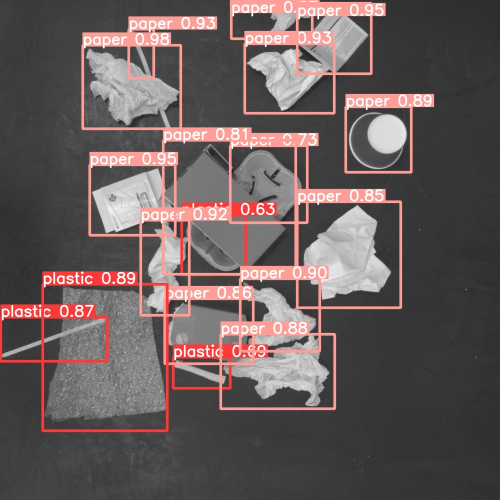
#> input picture YOLO/228.jpg, 1000 x 1000 px, given in place of chart.png, which was not available (shown at 1/2 size)
$ jupyter execute --allow-errors My_test_YOLOv4.ipynb   (shell and % lines are left out)   (text cells are left out)
#> lines starting #> are read from the running program, lines starting #| are printed output that depends on the picture; pictures that were not available may be replaced by others from this repository, and a replacement may not be noted
[cell 1]
from google.colab import drive
drive.mount('/content/drive')

[cell 2]
# this creates a symbolic link so that now the path /content/drive/MyDrive/ is equal to /mydrive

# list contents in yolov4-tiny folder in your drive

[cell 3]
# change makefile to have GPU and OPENCV enabled
# also set CUDNN, CUDNN_HALF and LIBSO to 1

%cd /mydrive/colab/darknet/

[cell 4]
# проверка CUDA

[cell 5]
# build darknet
# создает даркнет, чтобы могли использовать исполняемый файл
#даркнета для запуска или обучения детекторов объектов

[cell 6]
# Clean the data and cfg folders first except the labels folder in data which is required

%cd data/
%cd ..

[cell 7]
#copy the datasets zip file to the root darknet folder
# # скопируйте оба набора данных в корневой каталог виртуальной
#машины Collab (закомментируйте test.zip если вы не используете
#набор данных для проверки)

# unzip the datasets and their contents so that they are now in /darknet/data/ folder

[cell 8]
#copy the custom cfg file from the drive to the darknet/cfg folder

[cell 9]
# copy the obj.names and obj.data files so that they are now in /darknet/data/ folder

[cell 10]
#copy the process.py file from the drive to the darknet directory

[cell 11]
# run process.py ( this creates the train.txt and test.txt files in our darknet/data folder )

# list the contents of data folder to check if the train.txt and test.txt files have been created

[cell 12]
# Download the yolov4-tiny pre-trained weights file

[cell 13]
# train your custom detector! (uncomment %%capture below if you run into memory issues or your Colab is crashing)
# %%capture

#> (a cell that did not finish here is left out)

[cell 15]
#to restart training your custom detector where you left off(using the weights that were saved last)

[cell 16]
# define helper function imShow
def imShow(path):
#> called with path = 'chart.png'
  import cv2
  import matplotlib.pyplot as plt
  %matplotlib inline

  image = cv2.imread(path)
#> image is the input picture: shape (1000, 1000, 3); mean B, G, R 90, 90.6, 102.6
  height, width = image.shape[:2]
#> height = 1000; width = 1000
  resized_image = cv2.resize(image,(3*width, 3*height), interpolation = cv2.INTER_CUBIC)
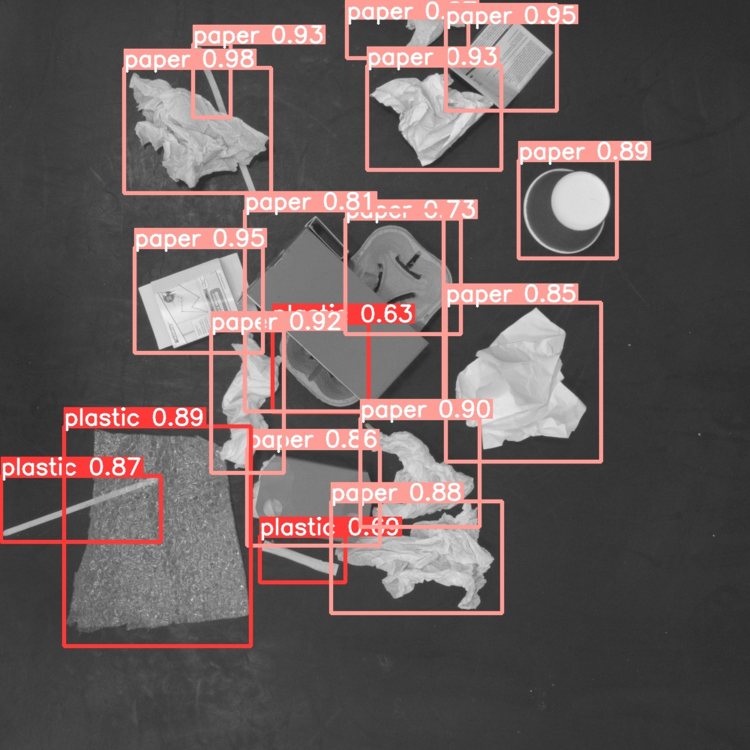
#> resized_image: shape (3000, 3000, 3) (shown at 1/4 size); mean B, G, R 90, 90.6, 102.5

  fig = plt.gcf()
  fig.set_size_inches(18, 10)
  plt.axis("off")
  plt.imshow(cv2.cvtColor(resized_image, cv2.COLOR_BGR2RGB))
  #plt.show('')

# используйте это для загрузки файлов
def upload():
  from google.colab import files
  uploaded = files.upload()
  for name, data in uploaded.items():
    with open(name, 'wb') as f:
      f.write(data)
      print ('saved file', name)

# используйте это для выгрузки файла
def download(path):
  from google.colab import files
  files.download(path)

[cell 17]
#only works if the training does not get interrupted
imShow('chart.png')

[cell 18]
#You can check the mAP for all the saved weights to see which gives the best results ( xxxx here is the saved weight number like 4000, 5000 or 6000 snd so on )

[cell 19]
#You can check the mAP for all the saved weights to see which gives the best results ( xxxx here is the saved weight number like 4000, 5000 or 6000 snd so on )

[cell 20]
#set your custom cfg to test mode
%cd cfg
%cd ..

[cell 21]
# run your custom detector with this command (upload an image to your google drive to test, the thresh flag sets the minimum accuracy required for object detection)

imShow('predictions.jpg')
#> call 2 of imShow, with path = 'predictions.jpg'
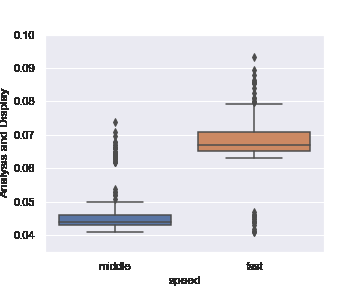
#> input picture YOLO/Analysis and Display time.png, 360 x 288 px, given in place of predictions.jpg, which was not available
#> in imShow, image is the input picture: shape (288, 360, 3); mean B, G, R 237.9, 234.1, 235
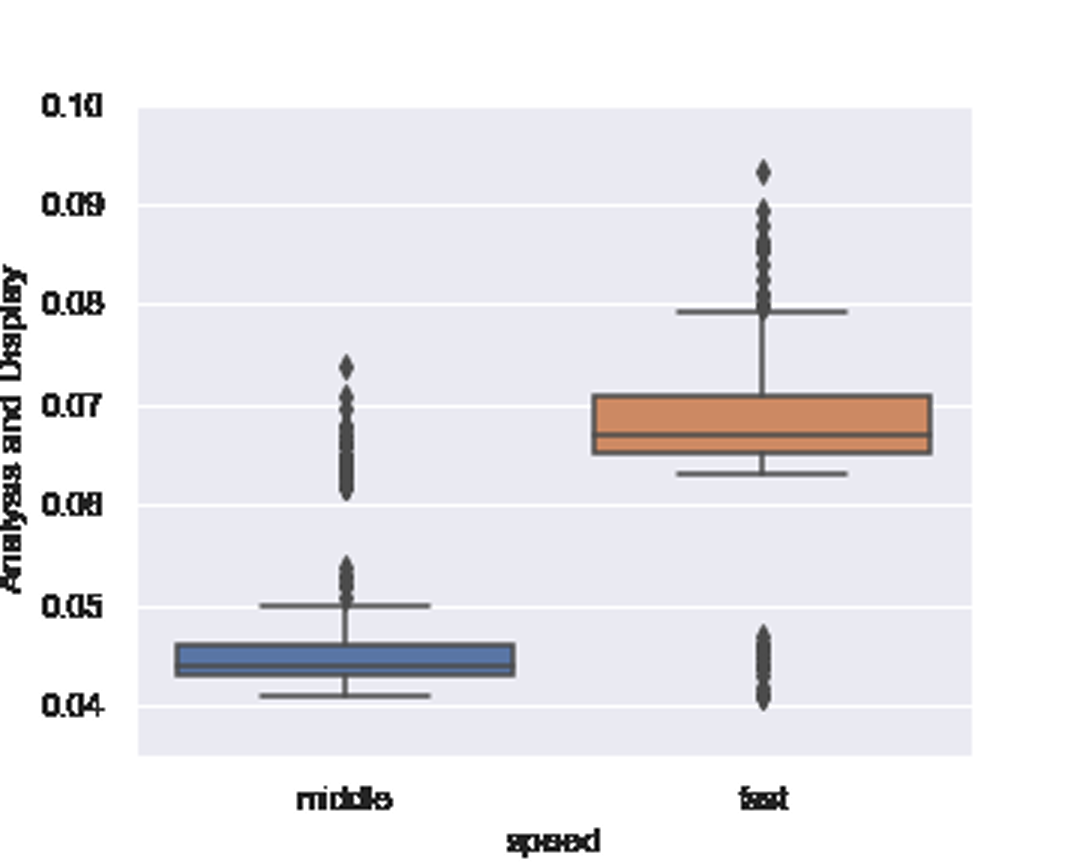
#> shown: shape (864, 1080, 3); mean R, G, B 234.9, 234, 237.8
